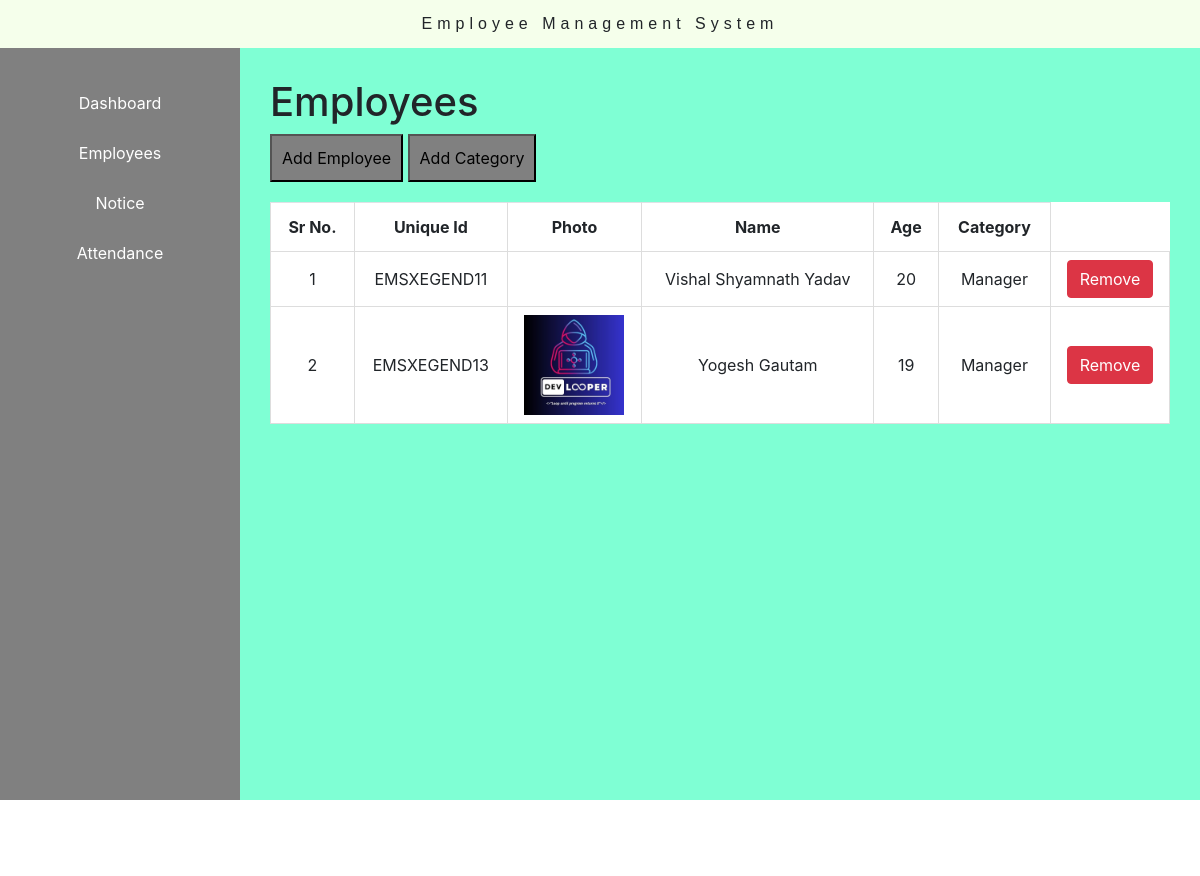
The page /employees on the database its author committed.
### employee/models.py (models this page shows, shortened)
class Employees(models.Model):
    name=models.CharField(max_length=100)
    mail=models.EmailField(max_length=254,default="abc@gmail.com")
    age=models.IntegerField()
    phone=models.IntegerField(default="234234234")
    salary=models.IntegerField(default=2000)
    photo=models.ImageField()
    address=models.CharField(max_length=150)
    category=models.ForeignKey(category,on_delete=models.CASCADE,related_name="employcate")

class category(models.Model):
    category_name=models.CharField(max_length=50)
    def __str__(self):
        return self.category_name

### employee/views.py (the view)
# urls.py: path('employees',views.employees),
def employees(request):
    employ=Employees.objects.all()
    categ=category.objects.all()
    context={
        "employees":employ,
        "categorys":categ
    }
    return render(request,'employees.html',context)

### templates/employees.html (shortened to what this page needs)
{% extends "base.html" %}
{% block right %}
<div class="right">
   <h1>Employees</h1>
   <div style="margin-bottom:20px">
    <button style="padding: 10px;background-color: gray;" onclick="showform()">Add Employee</button>
    <button style="padding: 10px;background-color: gray;" onclick="showform2()">Add Category</button>
   </div>
   <div class="employbox">
       <table>
           <tr class="table">
               <th class="ac">Sr No.</th>
               <th class="ac">Unique Id</th>
               <th class="ac">Photo</th>
               <th class="ac">Name</th>
               <th class="ac">Age</th>
               <th class="ac">Category</th>
            </tr>
            {% for employee in employees %}
        <tr>
          <td class="ac">{{ forloop.counter }}</td>
          <td class="ac">EMSXEGEND{{employee.id}}</td>
          <td class="ac"><img width="100px" src="/media/{{employee.photo}}" alt=""></td>
          <td class="ac">{{employee.name}}</td>
          <td class="ac">{{employee.age}}</td>
          <td class="ac">{{employee.category}}</td>
          <td class="ac">
            <a href="{% url 'delete_employee' employee.id %}" class="btn btn-danger" onclick="return confirmDelete()">Remove</a>
          </td>
        </tr>
        {% endfor %}
      </table>
   </div>
</div>
{% endblock right %}

### templates/base.html (shortened to what this page needs)
<!DOCTYPE html>
<html lang="en">
<head>
    <link rel="stylesheet" href="https://cdn.jsdelivr.net/npm/bootstrap@4.0.0/dist/css/bootstrap.min.css">
</head>
<body>
    <nav class="primary-nav">
        Employee Management System
    </nav>
    <div class="main">
        <div class="left">
            <div class="nav flex-column">
                <a class="anchor" href="/">Dashboard</a>
                <a class="anchor" href="employees">Employees</a>
                <a class="anchor" href="notice">Notice</a>
                <a class="anchor" href="attendancesheet" >Attendance</a>
              </div>
        </div>
        {% block right %}{% endblock right %}
    </div>
</body>
</html>

### templates/employees.html (style rules this page uses)
.employbox { display:flex; justify-content:center; align-items:center; background-color:white; height:auto; }
.ac { text-align: center; }
table { width: 100%; border-collapse: collapse; }
th, td { border: 1px solid #ddd; padding: 8px; text-align: left; }

### templates/base.html (style rules this page uses)
.primary-nav { display: flex; align-items: center; justify-content: center; background-color: rgb(245, 255, 235); height: 6%; letter-spacing: 5px; font-family: 'Lucida Sans', 'Lucida Sans Regular', 'Lucida Grande', 'Lucida Sans Unicode', Geneva, Verdana, sans-serif; position: sticky; top: 0; }
* { margin:0; padding:0; }
html,body { height:100%; width:100%; overflow: hidden; }
.right { width: 80%; height: 100%; background-color: aquamarine; padding: 30px; overflow-y: scroll; padding-bottom: 100px; }
.left { width: 20%; height: 100%; background-color: gray; padding: 30px; position: sticky; top: 0; color: white; }
.main { height: 100%; width:100%; display: flex; }
.anchor { color: white; text-decoration: none; line-height: 50px; text-align: center; }

### rows shown on the page
Employees: id "11", name "Vishal Shyamnath Yadav", age "20", category "Manager"
Employees: id "13", photo (picture), name "Yogesh Gautam", age "19", category "Manager"
